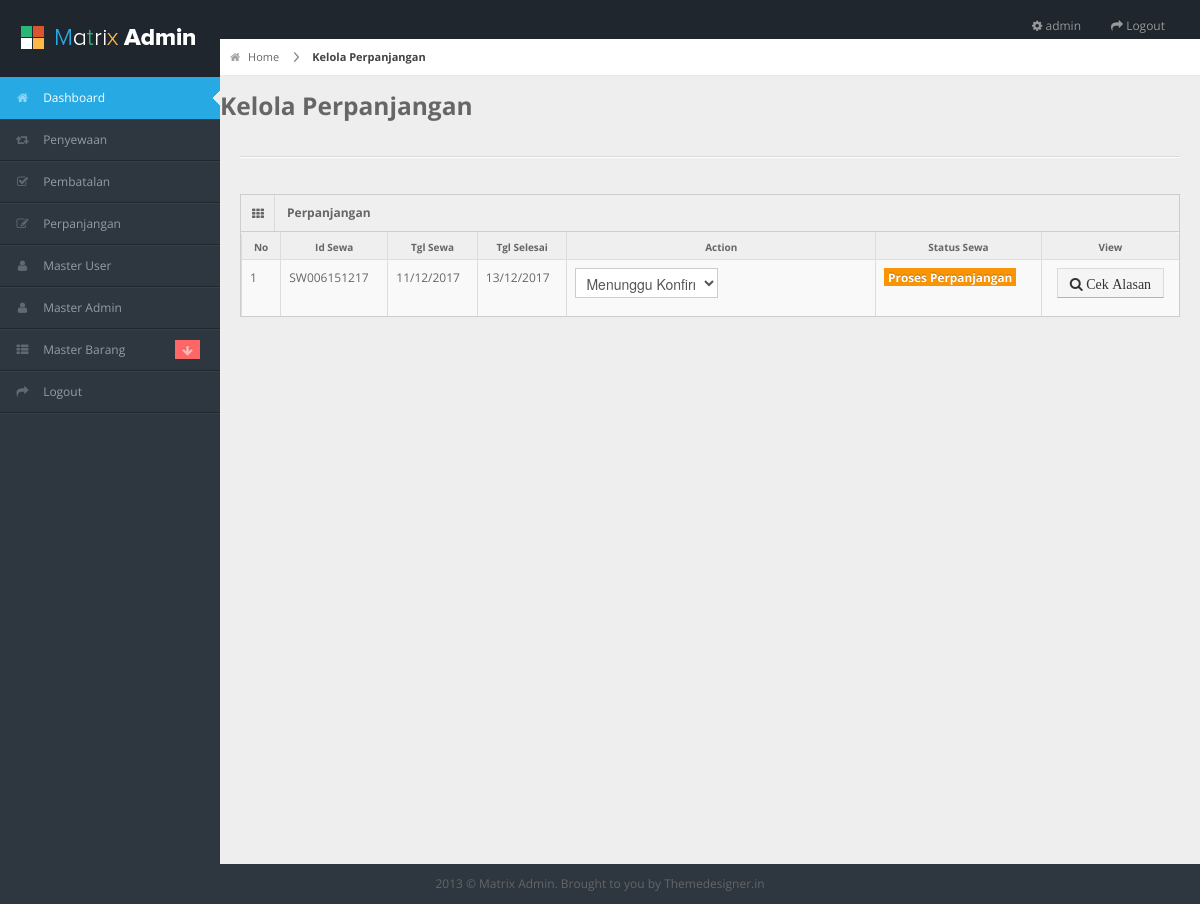
The app's page /admin/pages/kelola_perpanjangan.php (signed in), older data.
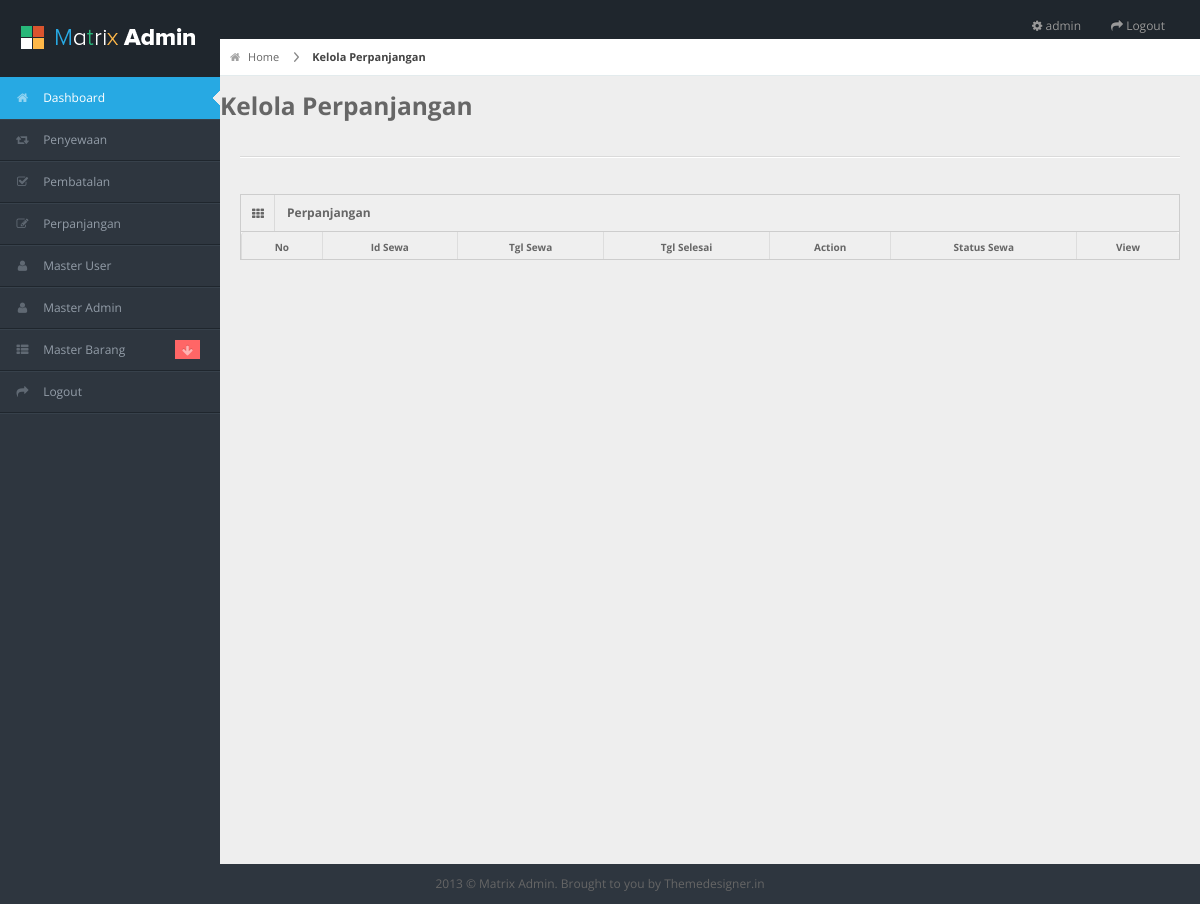
The same page, newer data.
### tables this page shows
CREATE TABLE IF NOT EXISTS `sewa` (
  `id_sewa` varchar(255) NOT NULL,
  `id_user` int(11) DEFAULT NULL,
  `tgl_sewa` date DEFAULT NULL,
  `tgl_selesai` date DEFAULT NULL,
  `tgl_expired` date DEFAULT NULL,
  `status_bayar` int(11) DEFAULT NULL,
  `status_sewa` int(11) DEFAULT NULL,
  `total_bayar` int(11) DEFAULT NULL,
  `dp` int(11) DEFAULT NULL
);

### admin/pages/kelola_perpanjangan.php (the view, shortened to what this page needs)
<?php include 'header.php'; ?>
<?php include 'nav.php'; ?>
<div id="content">
	<div id="content-header">
		<div id="breadcrumb"> <a href="#" title="Go to Home" class="tip-bottom"><i class="icon-home"></i> Home</a> <a href="#" class="current">Kelola Perpanjangan</a> </div>
		<h3>Kelola Perpanjangan</h3>
	</div>
	<div class="container-fluid">
		<hr>
		<div class="row-fluid">
			<div class="widget-box">
				<div class="widget-title"> <span class="icon"><i class="icon-th"></i></span>
					<h5>Perpanjangan</h5>
				</div>
				<div class="widget-content nopadding">
					<table class="table table-bordered data-table">
						<thead>
							<tr>
								<th>No</th>
								<th>Id Sewa</th>
								<th>Tgl Sewa</th>
								<th>Tgl Selesai</th>
								<th>Action</th>
								<th>Status Sewa</th>
								<th>View</th>
							</tr>
						</thead>
						<tbody>
							<?php
							$no=1;
							$sql = mysql_query("SELECT * FROM sewa,m_user WHERE sewa.id_user = m_user.id_user
								AND sewa.status_sewa in(4,5) ORDER BY sewa.id_sewa DESC");
							while($row = mysql_fetch_array($sql)){
								if($row['status_sewa']==4){
									$status_sewa = '<span class="label label-warning"> Proses Perpanjangan </span>';
								}else if($row['status_sewa']==5){
									$stat = '';
									$dis_pengembalian = 'disabled';
									$status_sewa = '<span class="label label-danger"> Penyewaan Diperpanjangan </span>';
								}
								?>
								<tr>
									<form action="" method="POST">
										<td><?php echo $no; ?></td>
										<td><?php echo $row['id_sewa']; ?></td>
										<td><?php echo date('d/m/Y',strtotime($row['tgl_sewa'])); ?></td>
										<td><?php echo date('d/m/Y',strtotime($row['tgl_selesai'])); ?></td>
										<td>
											<?php
											if($row['status_sewa']=='4'){
												?>
												<select class="span6" name="status_sewa" class="form-control" onchange="this.form.submit()">
													<option value="4" selected>Menunggu Konfirmasi Perpanjangan</option>
												</select>
												<?php }else if($row['status_sewa']=='5'){
													?>
													<select class="span6" name="status_sewa" class="form-control" onchange="this.form.submit()">
														<option value="4">Menunggu Konfirmasi Perpanjangan</option>
														<option value="5" selected>Penyewaan DiPerpanjangan</option>
													</select>
													<?php } ?>
												</td>
												<td><?php echo $status_sewa; ?></td>
												<td style="text-align: center;">
													<a href="cek_perpanjang.php?id_sewa=<?php echo $row['id_sewa']; ?>"> <button type="button" name="bayar" class="btn btn-sm btn-default"><i class="icon-search"> Cek Alasan </i></button></a>
												</td>
											</form>
											<?php
											$no++;
										} ?>
									</tr>
								</tbody>
							</table>
						</div>
					</div>
				</div>
			</div>
		</div>
		<?php include 'footer.php'; ?>

Row changes from the older to the newer data that the page shows:
no longer on this page (row edited): sewa: id_sewa "SW006151217", tgl_sewa "11/12/2017", tgl_selesai "13/12/2017", status_sewa "Proses Perpanjangan"
